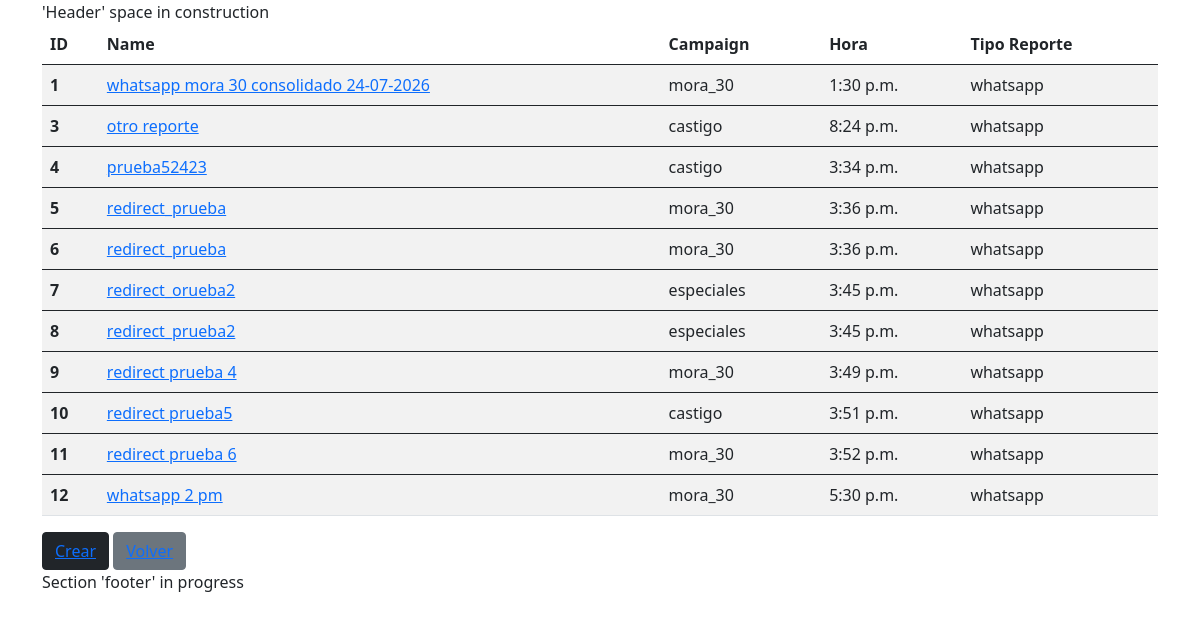
/reportes/whatsapp, run on the app's committed database.
### reportes/models.py (models this page shows, shortened)
class Reporte(models.Model):
    campaigns_list = (
        ('mora_30', 'MORA 30'),
        ('especiales', 'ESPECIALES'),
        ('castigo', 'CASTIGO'),
    )
    name = models.CharField(max_length=100)
    campaign = models.CharField(max_length=15, choices=campaigns_list)
    chats_file = models.FileField(upload_to='files/chats/')
    envio_sms_file = models.FileField(upload_to='files/envio_sms/')
    hora = models.TimeField()
    report_type = models.ForeignKey(
        TipoReporte, on_delete=models.CASCADE, to_field='name')
    created_at = models.DateTimeField(auto_now_add=timezone.now)

class TipoReporte(models.Model):
    name = models.CharField(max_length=50, unique=True)
    created_at = models.DateTimeField(auto_now_add=timezone.now)
    def __str__(self):
        return self.name

### reportes/views.py (the view)
# urls.py: path('<str:tipo_reporte_name>', views.reporte, name='reporte'),
def reporte(request, tipo_reporte_name):
    reportes = models.Reporte.objects.filter(report_type=tipo_reporte_name)
    report_type = models.TipoReporte.objects.get(name=tipo_reporte_name)
    return render(
        request,
        'reportes.html',
        context={
            'reportes': reportes,
            'report_type': report_type,
        }
    )

### reportes/templates/reportes.html
{% extends 'base.html' %}
{% block content %}
<div class="container">
    <table class="table table-striped table-hover">
        <thead>
            <tr>
                <th scope="col">ID</th>
                <th scope="col">Name</th>
                <th scope="col">Campaign</th>
                <th scope="col">Hora</th>
                <th scope="col">Tipo Reporte</th>
            </tr>
        </thead>
        {% for reporte in reportes %}
        <tbody>
            <tr>
                <th scope="row">{{ reporte.id }}</th>
                <td>
                    <a href="{% url 'reportes:reporte_detalle' report_type.name reporte.id %}">
                        {{ reporte.name }}
                    </a>
                </td>
                <td>{{ reporte.campaign }}</td>
                <td>{{ reporte.hora }}</td>
                <td>{{ reporte.report_type }}</td>
            </tr>
        </tbody>
        {% endfor %}
    </table>
    <button type="submit" class="btn btn-dark">
        <a href="{% url 'reportes:crear' report_type.name %}">Crear</a>
    </button>
    <button type="submit" class="btn btn-secondary">
        <a href="{% url 'reportes:index' %}">Volver</a>
    </button>
</div>
{% endblock %}

### data on the page
Reporte: id "1", name "whatsapp mora 30 consolidado 24-07-2026", campaign "mora_30", hora "1:30 p.m.", report_type "whatsapp"
Reporte: id "3", name "otro reporte", campaign "castigo", hora "8:24 p.m.", report_type "whatsapp"
Reporte: id "4", name "prueba52423", campaign "castigo", hora "3:34 p.m.", report_type "whatsapp"
Reporte: id "5", name "redirect_prueba", campaign "mora_30", hora "3:36 p.m.", report_type "whatsapp"
Reporte: id "6", name "redirect_prueba", campaign "mora_30", hora "3:36 p.m.", report_type "whatsapp"
Reporte: id "7", name "redirect_orueba2", campaign "especiales", hora "3:45 p.m.", report_type "whatsapp"
Reporte: id "8", name "redirect_prueba2", campaign "especiales", hora "3:45 p.m.", report_type "whatsapp"
Reporte: id "9", name "redirect prueba 4", campaign "mora_30", hora "3:49 p.m.", report_type "whatsapp"
Reporte: id "10", name "redirect prueba5", campaign "castigo", hora "3:51 p.m.", report_type "whatsapp"
Reporte: id "11", name "redirect prueba 6", campaign "mora_30", hora "3:52 p.m.", report_type "whatsapp"
Reporte: id "12", name "whatsapp 2 pm", campaign "mora_30", hora "5:30 p.m.", report_type "whatsapp"
